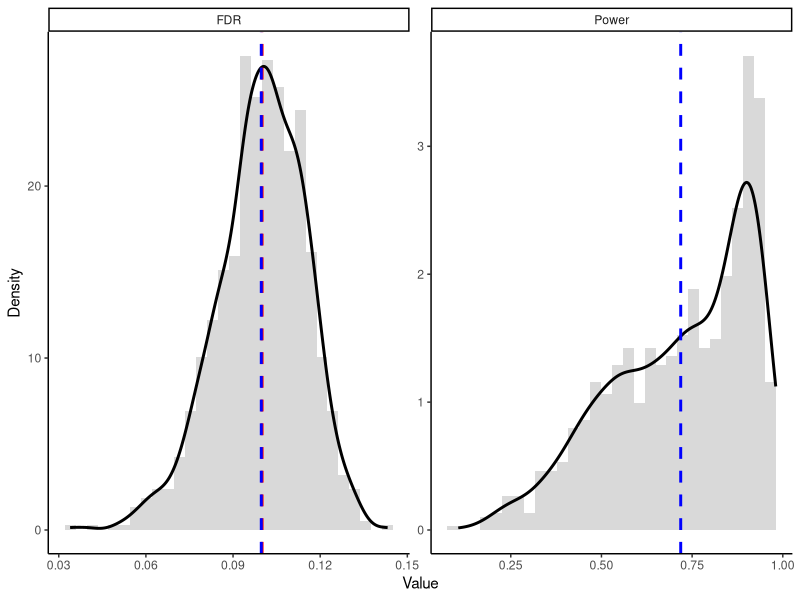

Write R code to recreate this figure.
# packages
library(mgcv)
library(ggplot2)
library(flexmix)

# --- Functions ---
np_score_lm <- function(df, m_mu, c_val){
  mu <- predict(m_mu, df)       # predicted mean
  if(is.list(mu)){mu <- do.call(cbind,mu)}
  sigma <- summary(m_mu)$sigma  # residual sd
  cdf <- pnorm((c_val - mu) / sigma)
  odds <- cdf / (1 - cdf)
  return(odds)
}

np_score_mix <- function(df, m_mu, c_val){
  mu <- predict(m_mu, df, aggregate=FALSE) # mix model
  if(is.list(mu)){mu <- do.call(cbind,mu)}
  pi <- prior(m_mu) # ratio
  sigma <- parameters(m_mu)["sigma",]
  z1 <- sweep(c_val - mu, 2, sigma, "/")
  z2 <- sweep(pnorm(z1), 2, pi, "*")
  cdf <- rowSums(z2)
  odds <- cdf/(1-cdf)
  return(odds)
}

set.seed(2026)

n <- 5000
c_threshold <- -2
alpha <- 0.1
delta <- 1
n_sim <- 1000
#model <- "misspecified"
model <- "correct"

results <- matrix(0, n_sim, 2)
colnames(results) <- c("FDR","Power")
pb <- txtProgressBar(min = 0, max = n_sim, style = 3)

system.time({
  for(sim in 1:n_sim){
    # --- Data Generation ---
    x <- rnorm(n, 0, 1)
    z <- rbinom(n, 1, 0.4)
    mu1 <- -1+x+x^2
    mu2 <- 1-2*x
    y <- z*rnorm(n,mu1,sqrt(2.25)) + (1-z)*rnorm(n,mu2,sqrt(2.25))
    data <- data.frame(x=x,y=y)
    
    # --- Data Splitting ---
    idx <- sample(1:n)
    d_train <- data[idx[1:(n/2)], ]
    d_cal   <- data[idx[(n/2+1):(3*n/4)], ]
    d_test  <- data[idx[(3*n/4+1):n], ]
    
    # --- First Stage: Linear prediction model ---
    if(model=="misspecified"){
      model_mu <- lm(y~poly(x,2), data = d_train) # misspecified
    }else{
      model_mu <- flexmix(y~poly(x,2), data = d_train, k=2) # correct
    }
    
    # --- Second Stage: NP scores (R = F(c|x)/(1-F(c|x)) ---
    if(model=="misspecified"){
      d_cal$R <- np_score_lm(d_cal, model_mu, c_threshold)
      d_test$R <- np_score_lm(d_test, model_mu, c_threshold)
    }else{
      d_cal$R <- np_score_mix(d_cal, model_mu, c_threshold)
      d_test$R <- np_score_mix(d_test, model_mu, c_threshold)
    }
    
    # --- Third Stage: FDR control ---
    # sort by score (increasing)
    ord <- order(d_cal$R, decreasing = FALSE)
    R_sorted <- d_cal$R[ord]
    y_sorted <- d_cal$y[ord]
    
    # indicator of false alarm
    false_alarm <- (y_sorted <= c_threshold)
    
    # cumulative sums
    cum_selected <- seq_along(R_sorted)
    cum_false <- cumsum(false_alarm)+delta
    
    # estimated FDR
    est_fdr <- cum_false / cum_selected
    
    valid <- which(est_fdr <= alpha)
    if(length(valid) == 0){
      best_t <- -1
    } else {
      best_t <- R_sorted[max(valid)]
    }
    
    # --- Evaluation ---
    selected_idx <- which(d_test$R <= best_t)
    actual_y <- d_test$y[selected_idx] # "y" of selected data
    FDR <- sum(actual_y <= c_threshold) / max(length(selected_idx),1) # test set FDR
    true_idx <- which(d_test$y > c_threshold)
    Power <- sum(actual_y > c_threshold) / max(length(true_idx),1)
    
    results[sim,] <- c(FDR, Power)
    setTxtProgressBar(pb, sim)
  }
})
close(pb)
results <- as.data.frame(results)

## PLOT
df_plot <- rbind(
  data.frame(value = results$FDR, type = "FDR"),
  data.frame(value = results$Power, type = "Power")
)
mean_fdr <- mean(results$FDR)
mean_power <- mean(results$Power)
vlines <- data.frame(
  type = c("FDR", "FDR", "Power"),
  x = c(alpha, mean_fdr, mean_power),
  label = c("alpha", "mean_fdr", "mean_power"),
  color = c("red", "blue", "blue")
)
ggplot(df_plot, aes(x = value)) +
  
  geom_histogram(aes(y = after_stat(density)),
                 bins = 30,
                 fill = "grey70",
                 color = NA,
                 alpha = 0.5) +
  
  geom_density(linewidth = 1) +
  
  geom_vline(data = vlines,
             aes(xintercept = x, color = color),
             linetype = "dashed",
             linewidth = 1,
             show.legend = FALSE) +
  
  facet_wrap(~type, scales = "free") +
  
  scale_color_identity() +
  
  labs(x = "Value", y = "Density") +
  
  theme_classic()

## SAVE DATA
if(model=="misspecified"){
  saveRDS(
    list(
      FDR = results$FDR,
      Power = results$Power
    ),
    file = "NP_misspecified.rds"
  )
}else{
  saveRDS(
    list(
      FDR = results$FDR,
      Power = results$Power
    ),
    file = "NP_correct.rds"
  )
}

cat("--- Selection with NP Scores Results ---\n")
cat("We want to select Y <= ", c_threshold, ".\n")
cat("Alpha:", alpha, "\n")
cat("Replicate:", n_sim, "\n")
cat("Average Empirical FDR:", round(mean(results$FDR), 4), "\n")
cat("Average Empirical Power:", round(mean(results$Power), 4), "\n")
